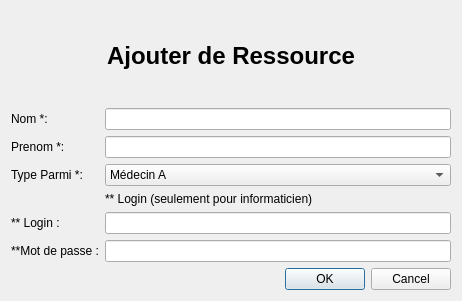
<?xml version="1.0" encoding="UTF-8"?>
<ui version="4.0">
 <class>DialogAjouterSoigneur</class>
 <widget class="QDialog" name="DialogAjouterSoigneur">
  <property name="geometry">
   <rect>
    <x>0</x>
    <y>0</y>
    <width>462</width>
    <height>301</height>
   </rect>
  </property>
  <property name="windowTitle">
   <string>Dialog</string>
  </property>
  <layout class="QVBoxLayout" name="verticalLayout">
   <item>
    <widget class="QLabel" name="title">
     <property name="font">
      <font>
       <family>Arial</family>
       <pointsize>18</pointsize>
       <weight>75</weight>
       <bold>true</bold>
      </font>
     </property>
     <property name="text">
      <string>&lt;html&gt;&lt;head/&gt;&lt;body&gt;&lt;p align=&quot;center&quot;&gt;Ajouter de Ressource&lt;/p&gt;&lt;/body&gt;&lt;/html&gt;</string>
     </property>
     <property name="scaledContents">
      <bool>false</bool>
     </property>
    </widget>
   </item>
   <item>
    <layout class="QFormLayout" name="formLayout">
     <item row="0" column="0">
      <widget class="QLabel" name="nom">
       <property name="text">
        <string>Nom *: </string>
       </property>
      </widget>
     </item>
     <item row="1" column="0">
      <widget class="QLabel" name="prenom">
       <property name="text">
        <string>Prenom *:</string>
       </property>
      </widget>
     </item>
     <item row="1" column="1">
      <widget class="QLineEdit" name="lineEdit_prenom"/>
     </item>
     <item row="2" column="0">
      <widget class="QLabel" name="type">
       <property name="text">
        <string>Type Parmi *:</string>
       </property>
      </widget>
     </item>
     <item row="4" column="0">
      <widget class="QLabel" name="login">
       <property name="text">
        <string>** Login :</string>
       </property>
      </widget>
     </item>
     <item row="4" column="1">
      <widget class="QLineEdit" name="lineEdit_login"/>
     </item>
     <item row="5" column="0">
      <widget class="QLabel" name="label_2">
       <property name="text">
        <string>**Mot de passe :</string>
       </property>
      </widget>
     </item>
     <item row="5" column="1">
      <widget class="QLineEdit" name="lineEdit_mdp"/>
     </item>
     <item row="3" column="1">
      <widget class="QLabel" name="label">
       <property name="text">
        <string>** Login (seulement pour informaticien)</string>
       </property>
      </widget>
     </item>
     <item row="0" column="1">
      <widget class="QLineEdit" name="lineEdit_nom"/>
     </item>
     <item row="2" column="1">
      <widget class="QComboBox" name="comboBox">
       <item>
        <property name="text">
         <string>Médecin A</string>
        </property>
       </item>
       <item>
        <property name="text">
         <string>Médecin B</string>
        </property>
       </item>
       <item>
        <property name="text">
         <string>Radiologue</string>
        </property>
       </item>
       <item>
        <property name="text">
         <string>Infirmière</string>
        </property>
       </item>
       <item>
        <property name="text">
         <string>Kinésithérapeute</string>
        </property>
       </item>
       <item>
        <property name="text">
         <string>Psychologue</string>
        </property>
       </item>
       <item>
        <property name="text">
         <string>Informaticien</string>
        </property>
       </item>
      </widget>
     </item>
    </layout>
   </item>
   <item>
    <widget class="QDialogButtonBox" name="Ajouter">
     <property name="orientation">
      <enum>Qt::Horizontal</enum>
     </property>
     <property name="standardButtons">
      <set>QDialogButtonBox::Cancel|QDialogButtonBox::Ok</set>
     </property>
    </widget>
   </item>
  </layout>
 </widget>
 <resources/>
 <connections>
  <connection>
   <sender>Ajouter</sender>
   <signal>accepted()</signal>
   <receiver>DialogAjouterSoigneur</receiver>
   <slot>accept()</slot>
   <hints>
    <hint type="sourcelabel">
     <x>248</x>
     <y>254</y>
    </hint>
    <hint type="destinationlabel">
     <x>157</x>
     <y>274</y>
    </hint>
   </hints>
  </connection>
  <connection>
   <sender>Ajouter</sender>
   <signal>rejected()</signal>
   <receiver>DialogAjouterSoigneur</receiver>
   <slot>reject()</slot>
   <hints>
    <hint type="sourcelabel">
     <x>316</x>
     <y>260</y>
    </hint>
    <hint type="destinationlabel">
     <x>286</x>
     <y>274</y>
    </hint>
   </hints>
  </connection>
 </connections>
</ui>
